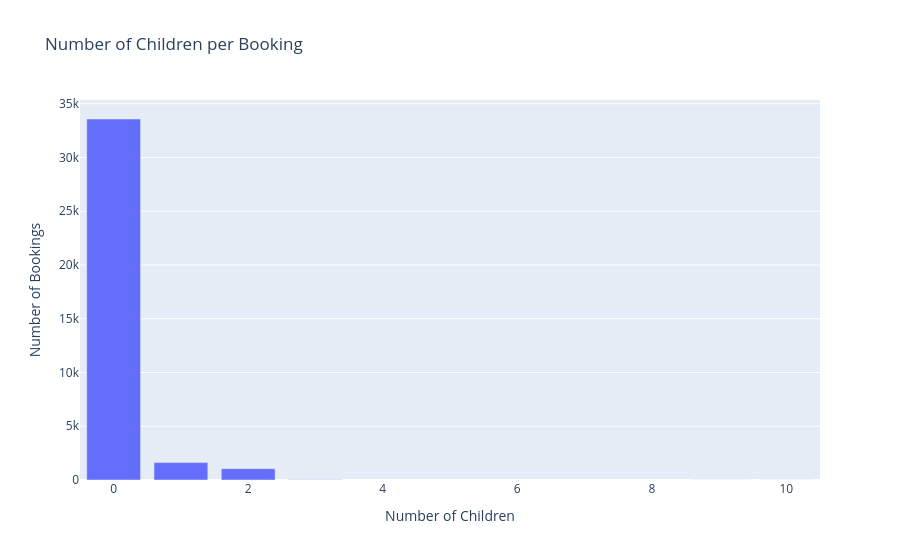

Source (notebook cell):
### Markdown cell above
# Task-3.  Countplot → What % of bookings have kids?

### Code cell
# Countplot using Plotly
fig = px.bar(df['no_of_children'].value_counts().sort_index(),
             x=df['no_of_children'].value_counts().sort_index().index,
             y=df['no_of_children'].value_counts().sort_index().values,
             labels={'x':'Number of Children', 'y':'Number of Bookings'},
             title='Number of Children per Booking')

fig.show()

### Figure 1 — Plotly figure (JSON) as saved in the notebook; plotly's stock layout.template omitted (floating-point values rounded to 4 significant figures)
{"data": [{"hovertemplate": "Number of Children=%{x}<br>Number of Bookings=%{y}<extra></extra>", "legendgroup": "", "marker": {"color": "#636efa", "pattern": {"shape": ""}}, "name": "", "orientation": "v", "showlegend": false, "textposition": "auto", "type": "bar", "x": [0, 1, 2, 3, 9, 10], "xaxis": "x", "y": [33577, 1618, 1058, 19, 2, 1], "yaxis": "y"}], "layout": {"barmode": "relative", "legend": {"tracegroupgap": 0}, "title": {"text": "Number of Children per Booking"}, "xaxis": {"anchor": "y", "domain": [0, 1], "title": {"text": "Number of Children"}}, "yaxis": {"anchor": "x", "domain": [0, 1], "title": {"text": "Number of Bookings"}}}}
